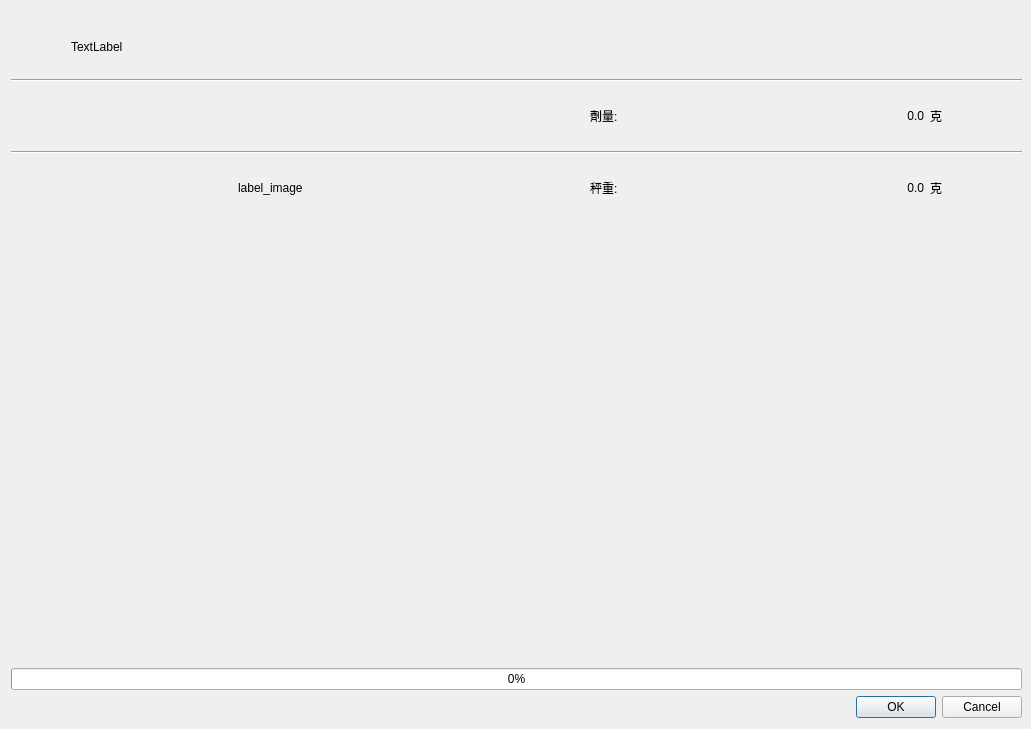
<?xml version="1.0" encoding="UTF-8"?>
<ui version="4.0">
 <class>Dialog_pharmacy_dosage</class>
 <widget class="QDialog" name="Dialog_pharmacy_dosage">
  <property name="windowModality">
   <enum>Qt::NonModal</enum>
  </property>
  <property name="geometry">
   <rect>
    <x>0</x>
    <y>0</y>
    <width>1031</width>
    <height>729</height>
   </rect>
  </property>
  <property name="sizePolicy">
   <sizepolicy hsizetype="Preferred" vsizetype="Preferred">
    <horstretch>0</horstretch>
    <verstretch>0</verstretch>
   </sizepolicy>
  </property>
  <property name="windowTitle">
   <string>開始配藥</string>
  </property>
  <property name="modal">
   <bool>false</bool>
  </property>
  <layout class="QVBoxLayout" name="verticalLayout">
   <property name="topMargin">
    <number>40</number>
   </property>
   <property name="rightMargin">
    <number>9</number>
   </property>
   <item>
    <layout class="QVBoxLayout" name="verticalLayout_2">
     <item>
      <layout class="QHBoxLayout" name="horizontalLayout">
       <property name="leftMargin">
        <number>60</number>
       </property>
       <property name="rightMargin">
        <number>0</number>
       </property>
       <item>
        <widget class="QLabel" name="label_medicine_name">
         <property name="text">
          <string>TextLabel</string>
         </property>
        </widget>
       </item>
      </layout>
     </item>
     <item>
      <widget class="Line" name="line_2">
       <property name="minimumSize">
        <size>
         <width>0</width>
         <height>40</height>
        </size>
       </property>
       <property name="frameShadow">
        <enum>QFrame::Sunken</enum>
       </property>
       <property name="lineWidth">
        <number>1</number>
       </property>
       <property name="orientation">
        <enum>Qt::Horizontal</enum>
       </property>
      </widget>
     </item>
     <item>
      <layout class="QHBoxLayout" name="horizontalLayout_2">
       <property name="rightMargin">
        <number>80</number>
       </property>
       <item>
        <spacer name="horizontalSpacer_2">
         <property name="orientation">
          <enum>Qt::Horizontal</enum>
         </property>
         <property name="sizeHint" stdset="0">
          <size>
           <width>40</width>
           <height>20</height>
          </size>
         </property>
        </spacer>
       </item>
       <item>
        <widget class="QLabel" name="label_2">
         <property name="text">
          <string>劑量:</string>
         </property>
        </widget>
       </item>
       <item>
        <widget class="QLabel" name="label_dosage">
         <property name="minimumSize">
          <size>
           <width>300</width>
           <height>0</height>
          </size>
         </property>
         <property name="text">
          <string>0.0</string>
         </property>
         <property name="alignment">
          <set>Qt::AlignRight|Qt::AlignTrailing|Qt::AlignVCenter</set>
         </property>
        </widget>
       </item>
       <item>
        <widget class="QLabel" name="label_5">
         <property name="text">
          <string>克</string>
         </property>
        </widget>
       </item>
      </layout>
     </item>
     <item>
      <widget class="Line" name="line">
       <property name="minimumSize">
        <size>
         <width>0</width>
         <height>40</height>
        </size>
       </property>
       <property name="frameShadow">
        <enum>QFrame::Sunken</enum>
       </property>
       <property name="lineWidth">
        <number>1</number>
       </property>
       <property name="orientation">
        <enum>Qt::Horizontal</enum>
       </property>
      </widget>
     </item>
     <item>
      <layout class="QHBoxLayout" name="horizontalLayout_3">
       <property name="rightMargin">
        <number>80</number>
       </property>
       <item>
        <spacer name="horizontalSpacer_4">
         <property name="orientation">
          <enum>Qt::Horizontal</enum>
         </property>
         <property name="sizeHint" stdset="0">
          <size>
           <width>40</width>
           <height>20</height>
          </size>
         </property>
        </spacer>
       </item>
       <item>
        <widget class="QLabel" name="label_image">
         <property name="minimumSize">
          <size>
           <width>120</width>
           <height>0</height>
          </size>
         </property>
         <property name="text">
          <string>label_image</string>
         </property>
        </widget>
       </item>
       <item>
        <spacer name="horizontalSpacer_3">
         <property name="orientation">
          <enum>Qt::Horizontal</enum>
         </property>
         <property name="sizeHint" stdset="0">
          <size>
           <width>40</width>
           <height>20</height>
          </size>
         </property>
        </spacer>
       </item>
       <item>
        <widget class="QLabel" name="label_3">
         <property name="text">
          <string>秤重:</string>
         </property>
        </widget>
       </item>
       <item>
        <widget class="QLabel" name="label_current_dosage">
         <property name="minimumSize">
          <size>
           <width>300</width>
           <height>0</height>
          </size>
         </property>
         <property name="text">
          <string>0.0</string>
         </property>
         <property name="alignment">
          <set>Qt::AlignRight|Qt::AlignTrailing|Qt::AlignVCenter</set>
         </property>
        </widget>
       </item>
       <item>
        <widget class="QLabel" name="label_4">
         <property name="text">
          <string>克</string>
         </property>
        </widget>
       </item>
      </layout>
     </item>
     <item>
      <spacer name="verticalSpacer_3">
       <property name="orientation">
        <enum>Qt::Vertical</enum>
       </property>
       <property name="sizeHint" stdset="0">
        <size>
         <width>20</width>
         <height>40</height>
        </size>
       </property>
      </spacer>
     </item>
     <item>
      <widget class="QProgressBar" name="progressBar_scale">
       <property name="value">
        <number>0</number>
       </property>
      </widget>
     </item>
    </layout>
   </item>
   <item>
    <widget class="QDialogButtonBox" name="buttonBox">
     <property name="orientation">
      <enum>Qt::Horizontal</enum>
     </property>
     <property name="standardButtons">
      <set>QDialogButtonBox::Cancel|QDialogButtonBox::Ok</set>
     </property>
     <property name="centerButtons">
      <bool>false</bool>
     </property>
    </widget>
   </item>
  </layout>
 </widget>
 <resources/>
 <connections>
  <connection>
   <sender>buttonBox</sender>
   <signal>accepted()</signal>
   <receiver>Dialog_pharmacy_dosage</receiver>
   <slot>accept()</slot>
   <hints>
    <hint type="sourcelabel">
     <x>248</x>
     <y>254</y>
    </hint>
    <hint type="destinationlabel">
     <x>157</x>
     <y>274</y>
    </hint>
   </hints>
  </connection>
  <connection>
   <sender>buttonBox</sender>
   <signal>rejected()</signal>
   <receiver>Dialog_pharmacy_dosage</receiver>
   <slot>reject()</slot>
   <hints>
    <hint type="sourcelabel">
     <x>316</x>
     <y>260</y>
    </hint>
    <hint type="destinationlabel">
     <x>286</x>
     <y>274</y>
    </hint>
   </hints>
  </connection>
 </connections>
</ui>
